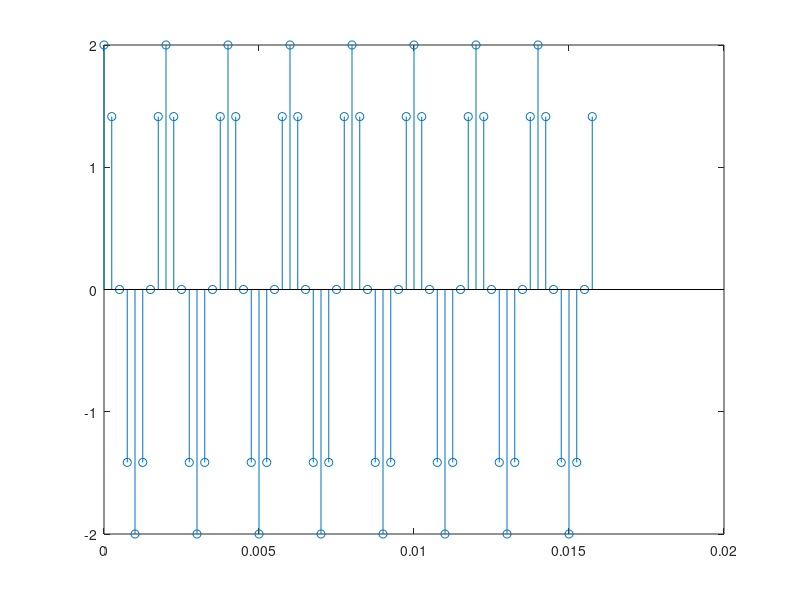

MATLAB code for this plot: (Note: this script raises an error after producing the figure.)
fs=4000;
p=500;
a=2;
n = 64;


Ts = 1/fs;
T=(n-1)*Ts;
t= 0:Ts:T;
x = a*cos(2*pi*p*t);
figure
title('discrete tijdsdomein cos')
stem(t,x)

%Fast Fourier Transformatie
X = fft(x);
f =(0:length(y)-1)*100/length(y);
figure
plot(abs(X));
xlabel('Frequency (Hz)');ylabel('Amplitude')

figure
plot(f,abs(X));
xlabel('Frequency (Hz)');ylabel('Amplitude')

%Spectraalgrafiek
X2 = fftshift(x);
figure
plot(abs(X2));

F = [p+12.5 p+37.5 p+62.5];
for p=1:3
    x = a*cos(2*pi*F(p)*t);
    X3 = fft(x);
    figure
    plot(abs(X3));
    xlabel('Frequency (Hz)');ylabel('Amplitude')
end


